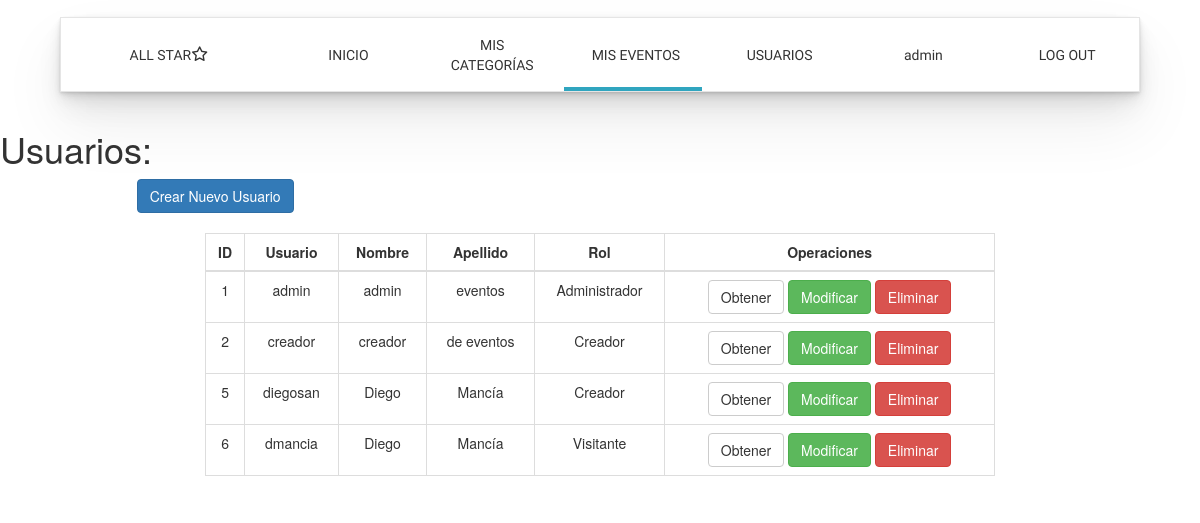
The app's page /usuarios/index.php (signed in), older data.
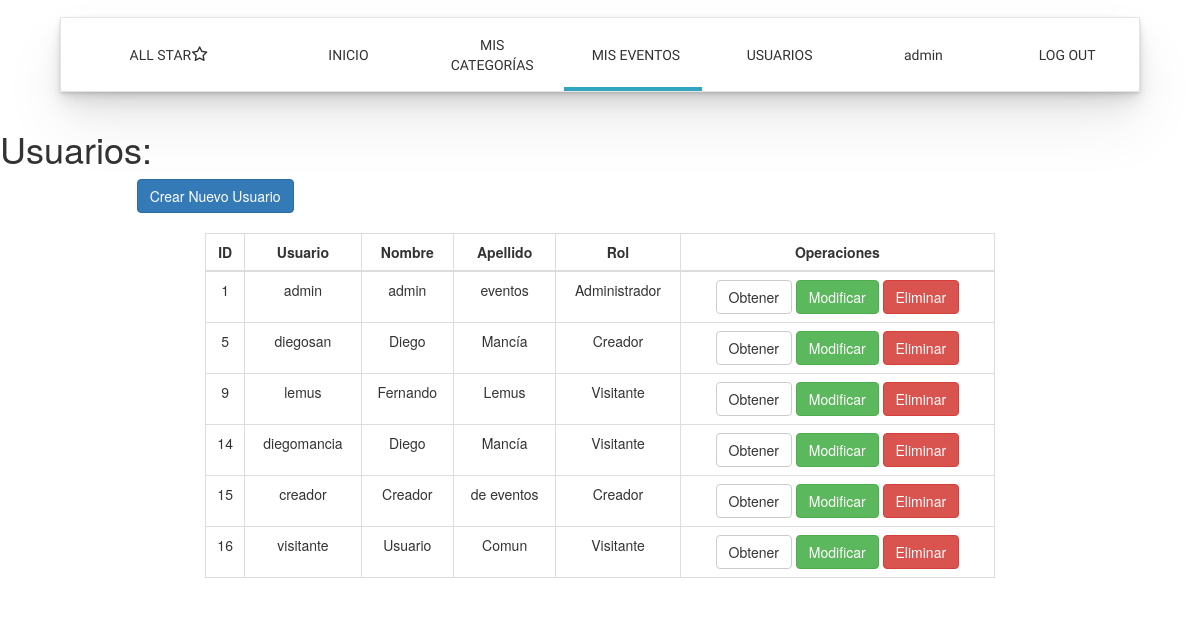
The same page, newer data.
### tables this page shows
CREATE TABLE IF NOT EXISTS `usuario` (
  `idUsuario` int(11) NOT NULL AUTO_INCREMENT,
  `Username` varchar(20) NOT NULL,
  `Password` varchar(35) NOT NULL,
  `Nombre` varchar(50) NOT NULL,
  `Apellido` varchar(50) NOT NULL,
  `Genero` char(1) NOT NULL,
  `Rolusuario` int(11) NOT NULL,
  PRIMARY KEY (`idUsuario`),
  UNIQUE KEY `user_nameforUser` (`Username`),
  KEY `User_ROLuser` (`Rolusuario`)
);

### usuarios/index.php (the view, shortened to what this page needs)
<?php
$rol = getRolSession();
?>
<!DOCTYPE html>
<html lang="es">
<head>
    <link rel="stylesheet" href="css/bootstrap.min.css" />
    <link rel="stylesheet" href="../css/menu.style.css">
    <link rel="stylesheet" href="css/dashboard.css">
    <link rel="stylesheet" href="../css/icomoon/style.css">
</head>
<body>
<?php
require_once('../vista/menu_vista.php');
$menu = new HTMLMENU(2, $rol);
?>
    <?php $menu->createMenu(); ?>
<div class="content">
	<div class="row">
		<div class="col-md-12">
			<div class="row">
				<div class="col-offset-2 col-md-8">
					<h1>Usuarios:</h1>
				</div>
			</div>
		</div>
	</div>
	<div class="row">
		<div class="col-offset-2 col-md-8">
			<div class="row">
				<div class="col-md-offset-2 col-md-8">
					<a href="create.php" class="btn btn-primary">Crear Nuevo Usuario</a>
				</div>
			</div>
		</div>
	</div>
	<br>
    <div class="row">
        <div class="col-md-offset-2 col-md-8">
			<table class="table table-bordered">
				<thead >
					<tr>
						<th class="text-center">ID</th>
						<th class="text-center">Usuario</th>
						<th class="text-center">Nombre</th>
						<th class="text-center">Apellido</th>
						<th class="text-center">Rol</th>
						<th class="text-center">Operaciones</th>
					</tr>
				</thead>
				<tbody>
					<?php
						$pdocn = Database::connect();
						$sql = ('SELECT * FROM usuario ORDER BY idUsuario ASC');
						foreach ($pdocn->query($sql) as $row) {
						switch ($row['Rolusuario']) {
							case 1:
								$rolU = "Administrador";
								break;
							case 2:
								$rolU = "Creador";
								break;
							case 3:
								$rolU = "Visitante";
								break;
						}
						echo 	'<tr>
									<td class="text-center">'.$row["idUsuario"].'</td>
									<td class="text-center">'.$row["Username"].'</td>
									<td class="text-center">'.$row["Nombre"].'</td>
									<td class="text-center">'.$row["Apellido"].'</td>
									<td class="text-center">'.$rolU.'</td>
									<td class="text-center">
										<a href="read.php?id='.$row["idUsuario"].'" class="btn btn-default">Obtener</a>
										<a href="update.php?id='.$row["idUsuario"].'" class="btn btn-success">Modificar</a>
										<a href="confirmacion.php?id='.$row["idUsuario"].'" class="btn btn-danger">Eliminar</a>
									</td>
								</tr>';
						}
					 ?>
				</tbody>
			</table>
        </div>
    </div>
</div>
</body>
</html>

### vista/menu_vista.php (shortened to what this page needs)
<?php
    class HTMLMENU{
        private $menuClass = 0;
        private $opciones = array("INICIO", "CATEGORÍAS", "EVENTOS", "", "", "LOG IN");
        private $links = array(
            "../dashboard/index.php",
            "../categoria/index.php",
            "../evento/index.php",
            "../usuarios/index.php",
            "",
            "../login/login.php"
        );
        private $line_width = 25;
        private $countItems = "";
        public function __construct($typeMenu, $session = 'u'){
            switch($session){
                case 1:
                    $this->opciones[1] =  "MIS CATEGORÍAS";
                    $this->opciones[2] =  "MIS EVENTOS";
                    $this->opciones[3] =  "USUARIOS";
                    $this->opciones[4] = isset($_SESSION['username'])?$_SESSION['username']:"USERNAME";
                    $this->opciones[5] =  "LOG OUT";
                    $this->links[5] = "../login/logout.php";
                    $this->line_width = 16;
                    $this->countItems= "6-";
                break;
            }
            switch($typeMenu){
                case 2:
                    $this->menuClass = "start-" . $this->countItems . "mis";
                break;
            }
        }
        public function createMenu(){
            $items = "";
            foreach($this->opciones as $key => $opcion){
                if( $opcion != "" ){
                    $items .= <<<DFM
                    <a href='{$this->links[$key]}' class='menu-item' id='item-{$this->countItems}{$key}'>{$opcion}</a>\n
                    DFM;
                }
            }
            $header =<<<AAA
<header>
    <nav>
        <div class='titulo'>ALL STAR <span class='icon-star'></span></div>
        <div id='menu'>
            {$items}
            <div id='line' class='{$this->menuClass}' style="width:{$this->line_width}%;">
            </div>
        </div>
    </nav>
</header>
<script src='../js/menuscript.js'></script>
AAA;
            echo $header;
        }
    }
?>

### css/menu.style.css (style rules this page uses)
* { padding: 0; margin: 0; box-sizing: border-box; }
header { position: sticky; width: 100%; top: 0; z-index: 100; }
nav { background-color: white; margin: 1.2em auto; font-family: 'Josefin Sans', sans-serif; width: 90%; display: grid; overflow: hidden; grid-template-columns: 20% 80%; height: max-content; border: solid 1px rgba(128, 128, 128, 0.205); box-shadow: rgba(0, 0, 0, 0.07) 0px 1px 2px, rgba(0, 0, 0, 0.07) 0px 2px 4px, rgba(0, 0, 0, 0.07) 0px 4px 8px, rgba(0, 0, 0, 0.07) 0px 8px 16px, rgba(0, 0, 0, 0.07) 0px 16px 32px, rgba(0, 0, 0, 0.07) 0px 32px 64px; }
a { color: inherit; font-style: normal; text-decoration: none; }
.titulo { display: flex; justify-content: center; align-items: center; text-align: center; padding: 1.2em; }
#menu { position: relative; display: flex; list-style: none; width: 100%; flex-direction: row; align-items: center; justify-content: flex-end; }
.menu-item { padding: 1.2em; height: 100%; flex: 1; min-width: 100px; text-align: center; background-color: transparent; z-index: 1; width: 100%; display: flex; align-items: center; justify-content: center; }
#line { transition: ease-out 0.2s; position: absolute; height: 4px; display: block; background-color: #30A5BF; bottom: 0; }
.start-6-mis { left: 33.32%; }
.icon-star { font-size: 1.2em; }

### usuarios/css/dashboard.css (style rules this page uses)
* { padding: 0; margin: 0; }
body { background-color: white; }

### css/icomoon/style.css (style rules this page uses)
[class^="icon-"], [class*=" icon-"] { font-family: 'icomoon' !important; speak: never; font-style: normal; font-weight: normal; font-variant: normal; text-transform: none; line-height: 1; -webkit-font-smoothing: antialiased; -moz-osx-font-smoothing: grayscale; }
.icon-star:before { content: "\e9e1"; }

Row changes from the older to the newer data that the page shows:
removed usuario: idUsuario "2", Username "creador", Nombre "creador", Apellido "de eventos", Rolusuario "Creador"
removed usuario: idUsuario "6", Username "dmancia", Nombre "Diego", Apellido "Mancía", Rolusuario "Visitante"
added usuario: idUsuario "9", Username "lemus", Nombre "Fernando", Apellido "Lemus", Rolusuario "Visitante"
added usuario: idUsuario "14", Username "diegomancia", Nombre "Diego", Apellido "Mancía", Rolusuario "Visitante"
added usuario: idUsuario "15", Username "creador", Nombre "Creador", Apellido "de eventos", Rolusuario "Creador"
added usuario: idUsuario "16", Username "visitante", Nombre "Usuario", Apellido "Comun", Rolusuario "Visitante"
